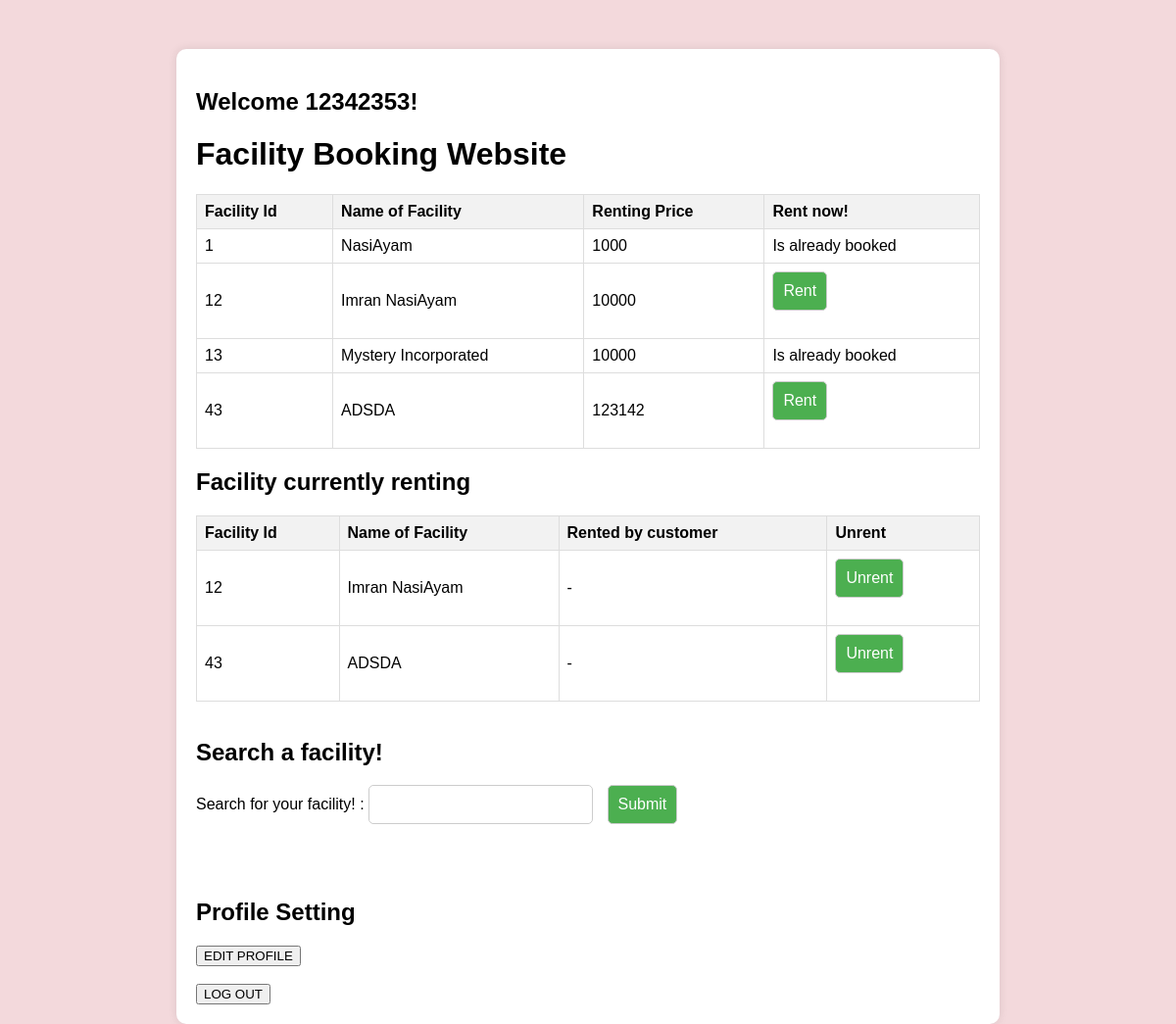
Page /mainCustomer.php (signed in) on the committed database.
### tables this page shows
CREATE TABLE `facility_info` (
  `facility_id` int(2) NOT NULL,
  `facility_name` varchar(50) NOT NULL,
  `facility_price` float NOT NULL,
  `customer_id` varchar(50) NOT NULL
);

### mainCustomer.php (the view, shortened to what this page needs)
<!doctype html>
<html>
<head>
</head>
<body>
<div id="main-container">
    <?php
    $username = $_SESSION['username'];
    echo " <h2> Welcome $username!</h2>";
    ?>
    <h1>Facility Booking Website</h1>
    <?php
    displayFacility();
    function displayFacility() {
        $query = "SELECT * FROM facility_info";
        $facility = mysqli_query($GLOBALS['connection'], $query);
        echo "<table border='1px'>
                <tr>
                    <th> Facility Id </th>
                    <th> Name of Facility </th>
                    <th> Renting Price </th>
                    <th> Rent now! </th>
                </tr>";
        while ($row = mysqli_fetch_assoc($facility)) {
            echo "<tr>" ;
            echo "<td> " . $row['facility_id'] . "</td>";
            echo "<td> " . $row['facility_name'] . "</td>";
            echo "<td> " . $row['facility_price'] . "</td>";
            if ($row['customer_id'] == NULL) {
                echo "<td> <form method='post'> <input type='hidden' name='row_id' value='" . $row['facility_id'] . "'> <input type='submit' name='submitBtn' value='Rent'> </form> </td>";
            } else {
                echo "<td> Is already booked </td>";
            }
            echo "</tr>";
        }
        echo "</table>";
    }
    ?>
    <h2> Facility currently renting </h2>
    <?php
    currentlyRenting();
    function currentlyRenting() {
        $query = mysqli_query($GLOBALS['connection'], "SELECT * FROM facility_info WHERE customer_id = '" . $GLOBALS['customerId'] . "'");
        echo "<table border='1px'>
                <tr>
                    <th> Facility Id </th>
                    <th> Name of Facility </th>
                    <th> Rented by customer </th>
                    <th> Unrent </th>
                </tr>";
        while ($row = mysqli_fetch_assoc($query)) {
            echo "<tr>" ;
            echo "<td> " . $row['facility_id'] . "</td>";
            echo "<td> " . $row['facility_name'] . "</td>";
            echo "<td> " . findName($row['customer_id'], $GLOBALS['connection']) . "</td>";
            echo "<td> <form method='post' onsubmit='return areYouSure()'> <input type='hidden' name='facilityId' value='" . $row['facility_id'] . "'/> <input type='submit' name='unrent' value='Unrent'> </form> </td>";
            echo "</tr>";
        }
        echo "</table>";
    }
    function findName($customer, $connection) {
        $query = mysqli_query($connection, "SELECT * FROM customer_info WHERE customer_id LIKE '$customer'");
        $find = mysqli_fetch_assoc($query);
        if ($find) {
            $result = $find['customer_name'];
            return $result;
        } else {
            return "-";
        }
    }
    ?>
    <br>
    <h2> Search a facility! </h2>
    <form method='post' onsubmit="return checkIfEmpty()"> Search for your facility! : <input type="text" name="name"
                                                                                                   id="name"> <input
                type="submit" value="Submit" name="submit"> </form> <br>
    <br>
    <h2> Profile Setting </h2>
    <a href="mainCustomer.php?changeInfo=true;"><input type="button" value="EDIT PROFILE"> </a>
    <br> <br>
    <a href="mainCustomer.php?logout=true;"><input type="button" value="LOG OUT"> </a>
</div>
</body>
</html>

### mainCustomer.php (style rules this page uses)
body { background-color: #f3d9dc; font-family: Arial, sans-serif; margin: 0; padding: 0; }
#main-container { max-width: 800px; margin: 0 auto; padding: 20px; background-color: #fff; border-radius: 10px; box-shadow: 0 0 10px rgba(0, 0, 0, 0.1); margin-top: 50px; }
form { margin-bottom: 20px; }
form input[type="text"], form input[type="submit"] { padding: 10px; margin-right: 10px; border: 1px solid #ccc; border-radius: 5px; font-size: 16px; }
form input[type="submit"] { background-color: #4CAF50; color: white; cursor: pointer; }
table { border-collapse: collapse; width: 100%; }
th, td { border: 1px solid #dddddd; text-align: left; padding: 8px; }
th { background-color: #f2f2f2; }

### rows in the picture
facility_info: facility_id "1", facility_name "NasiAyam", facility_price "1000", shows "Is already booked"
facility_info: facility_id "12", facility_name "Imran NasiAyam", facility_price "10000", connection "-"
facility_info: facility_id "13", facility_name "Mystery Incorporated", facility_price "10000", shows "Is already booked"
facility_info: facility_id "43", facility_name "ADSDA", facility_price "123142", connection "-"

### other values in the picture
$username "12342353"
